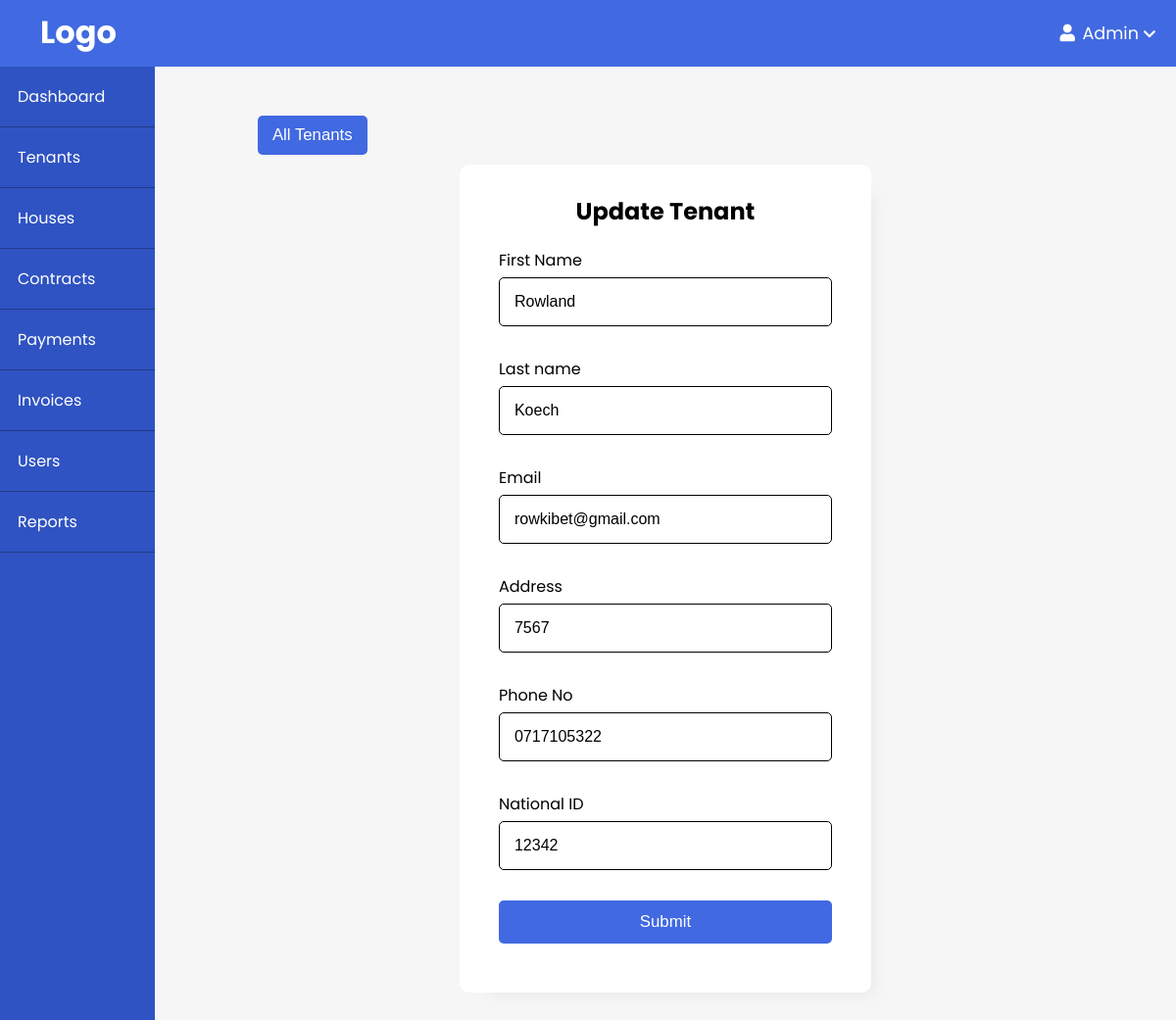
Screenshot of /admin/tenants/edit.php?id=4 with the database file from the repository.
### tables this page shows
CREATE TABLE `tenants` (
  `id` int(11) NOT NULL,
  `first_name` varchar(30) NOT NULL,
  `last_name` varchar(30) NOT NULL,
  `email` varchar(255) NOT NULL,
  `address` varchar(50) NOT NULL,
  `phone_no` varchar(10) NOT NULL,
  `national_id` varchar(50) NOT NULL,
  `user_id` int(11) NOT NULL
);

### app/controllers/tenants.php (called while the page is built, shortened)
<?php
$table = 'tenants';
if(isset($_GET['id'])) {
    $id = $_GET['id'];
    $tenant = selectOne($table, ['id' => $id]);
    $first_name = $tenant['first_name'];
    $last_name = $tenant['last_name'];
    $email = $tenant['email'];
    $address = $tenant['address'];
    $phone_no = $tenant['phone_no'];
    $national_id = $tenant['national_id'];
}

### app/database/db.php (called while the page is built, shortened)
<?php
require("connect.php");
function executeQuery($sql, $data) {
    global $conn;
    $stmt = $conn->prepare($sql);
    $values = array_values($data);
    $types = str_repeat('s', count($values));
    $stmt->bind_param($types, ...$values);
    $stmt->execute();
    return $stmt;
}
function selectOne($table, $conditions) {
    $sql = "SELECT * FROM $table";
    $i = 0;
    foreach ($conditions as $key => $value) {
        if ($i === 0) {
            $sql = $sql . " WHERE $key=?";
        } else {
            $sql = $sql . " AND $key=?";
        }
        $i++;
    }
    $sql = $sql . " LIMIT 1";
    $stmt = executeQuery($sql, $conditions);
    $records = $stmt->get_result()->fetch_assoc();
    return $records;
}

### admin/tenants/edit.php (the view, shortened to what this page needs)
<?php include(ROOT_PATH . "\app\database\db.php"); ?>
<?php include(ROOT_PATH . "/app/controllers/tenants.php") ?>
<!DOCTYPE html>
<html lang="en">
<head>
    <link href="../../assets/fontawesome/css/all.min.css"  rel="stylesheet">
    <link rel="stylesheet" href="../style.css">
</head>
<body>
   <?php include(ROOT_PATH . "/app/includes/adminHeader.php"); ?>
<div class="admin-wrapper">
        <?php include(ROOT_PATH . "/app/includes/adminSidebar.php"); ?>
    <div class="admin-content">
        <button class="btn"><a href="<?php echo BASE_URL . "/admin/tenants/index.php"?>">All Tenants</a></button>
        <div class="form-container">
            <div class="auth-form">
                <div class="form-header">
                    <h2>Update Tenant</h2>
                </div>
                <form action="edit.php" method="post" novalidate>
                    <div class="form-control">
                        <label for="">First Name</label>
                        <input type="text" name="first_name" value= "<?php echo $first_name; ?>" id="">
                    </div>
                    <div class="form-control">
                        <label for="">Last name</label>
                        <input type="text" name="last_name" value= "<?php echo $last_name; ?>" id="">
                    </div>
                    <div class="form-control">
                        <label for="">Email</label>
                        <input type="email" name="email" value= "<?php echo $email; ?>" id="">
                    </div>
                    <div class="form-control date">
                        <label for="">Address</label>
                        <input type="text" name="address" value= "<?php echo $address; ?>" id="">
                    </div>
                    <div class="form-control">
                        <label for="">Phone No</label>
                        <input type="text" name="phone_no" value= "<?php echo $phone_no; ?>" id="">
                    </div>
                    <div class="form-control">
                        <label for="">National ID</label>
                        <input type="text" name="national_id" value= "<?php echo $national_id; ?>" id="">
                    </div>
                    <button type="submit" name="update-tenant" class="btn submit-btn">Submit</button>
                </form>
            </div>
        </div>
    </div>
</div>
</body>
</html>

### admin/style.css (style rules this page uses)
* { padding: 0; margin: 0; box-sizing: border-box; }
body { background-color: #f6f6f6; font-family: 'Poppins', sans-serif; }
.btn { display: block; border: 0; border-radius: 5px; background-color: rgb(65, 105, 225); margin: 10px 5px; padding: 10px 15px; font-size: 1.05rem; color: white; cursor: pointer; }
.btn a { text-decoration: none; color: white; }
.submit-btn { width: 100%; margin: 0; }
a { text-decoration: none; }
.admin-wrapper { display: flex; min-height: calc(100vh - 68px); }
.admin-content { flex: 8; height: 100%; padding: 40px 100px 100px; }
.admin-content h2 { text-align: center; }
.form-container { height: calc(100% - 80px); display: flex; justify-content: center; align-items: flex-start; }
.auth-form { background-color: white; border-radius: 10px; box-shadow: 1rem 1rem 1rem -1rem #a0a0a033; width: 420px; padding: 30px 40px; }
.form-header { margin-bottom: 20px; }
.form-control { margin-bottom: 9px; padding-bottom: 22px; position: relative; }
.form-control label { display: inline-block; margin-bottom: 5px; }
.form-control input, .form-control select, .form-control textarea { display: block; border: 1px solid black; border-radius: 5px; width: 100%; padding: 15px; font-size: 1rem; outline: none; }
.auth-form button { width: 100%; padding: 12px; margin-bottom: 20px; }

### rows the page displays
tenants: first_name "Rowland", last_name "Koech", email "rowkibet@gmail.com", address "7567", phone_no "0717105322", national_id "12342"
